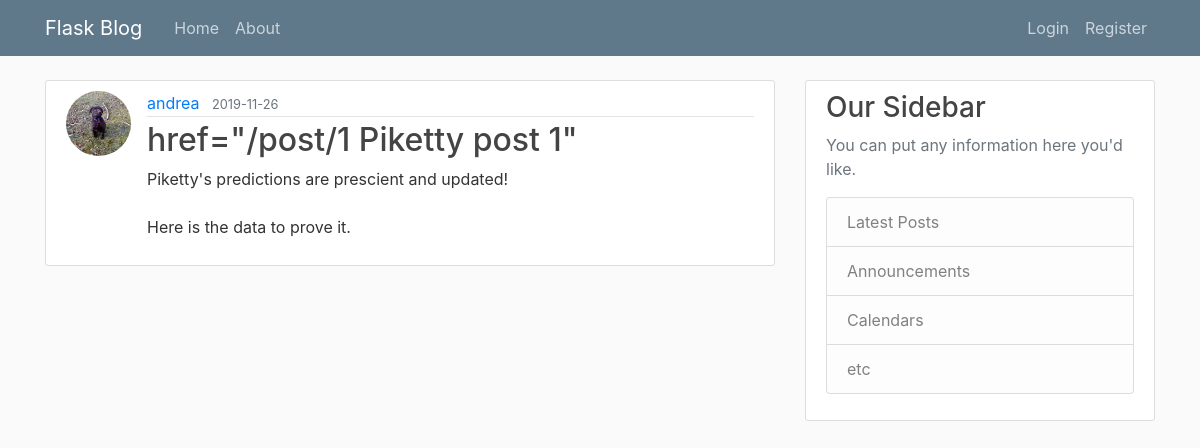
/post/1, run on the app's committed database.
### flaskblog/models.py (models this page shows, shortened)
class User(db.Model, UserMixin):
    id = db.Column(db.Integer, primary_key=True)
    username = db.Column(db.String(20), unique=True, nullable=False)
    email = db.Column(db.String(120), unique=True, nullable=False)
    image_file = db.Column(db.String(20), nullable=False, default='default.jpg')
    password = db.Column(db.String(60), nullable=False)
    posts = db.relationship('Post', backref='author', lazy=True)

class Post(db.Model):
    id = db.Column(db.Integer, primary_key=True)
    title = db.Column(db.String(100), nullable=False)
    date_posted = db.Column(db.DateTime, nullable=False, default=datetime.utcnow)
    content = db.Column(db.Text, nullable=False)
    user_id = db.Column(db.Integer, db.ForeignKey('user.id'), nullable=False)
    """Using uppercase 'P' for 'Post' in User model when we define the relationship
    with the post. Using lowercase 'u'  'user.id' in the Post model.
    That is because in the User model we are referencing the Post class
    and the foreign key references the table name and the column name so it
    is lowercase. The User model automatically has this table name set for
    lowercase user, and the Post model will have a table name automatically set
    to lowercase post.
    """

### flaskblog/routes.py (the view)
@app.route("/post/<int:post_id>")
def post(post_id):
    post = Post.query.get_or_404(post_id)
    return render_template('post.html', title=post.title, post=post)

### flaskblog/templates/post.html (shortened to what this page needs)
{% extends "layout.html" %}
{% block content %}
  <article class="media content-section">
    <img class="rounded-circle article-img" src="{{ url_for('static', filename='profile_pics/' + post.author.image_file) }}">
    <div class="media-body">
      <div class="article-metadata">
        <a class="mr-2" href="{{ url_for('post', post_id=post.id)}} {{ post.title }}">{{ post.author.username }}</a>
        <small class="text-muted">{{ post.date_posted.strftime('%Y-%m-%d') }}</small>
      </div>
      <h2 class="article-title"> href="{{ url_for('post', post_id=post.id)}} {{ post.title }}"</h2>
      <p class="article-content">{{ post.content }}</p>
    </div>
  </article>
{% endblock content %}

### flaskblog/static/main.css (style rules this page uses)
body { background: #fafafa; color: #333333; margin-top: 5rem; }
h1, h2, h3, h4, h5, h6 { color: #444444; }
.content-section { background: #ffffff; padding: 10px 20px; border: 1px solid #dddddd; border-radius: 3px; margin-bottom: 20px; }
.article-title { color: #444444; }
.article-content { white-space: pre-line; }
.article-img { height: 65px; width: 65px; margin-right: 16px; }
.article-metadata { padding-bottom: 1px; margin-bottom: 4px; border-bottom: 1px solid #e3e3e3 }

### data on the page
User: image_file (picture), author.username "andrea"
Post: date_posted "2019-11-26", id "/post/1", title "Piketty post 1", content "Piketty's predictions are prescient and updated! Here is the data to prove it."
